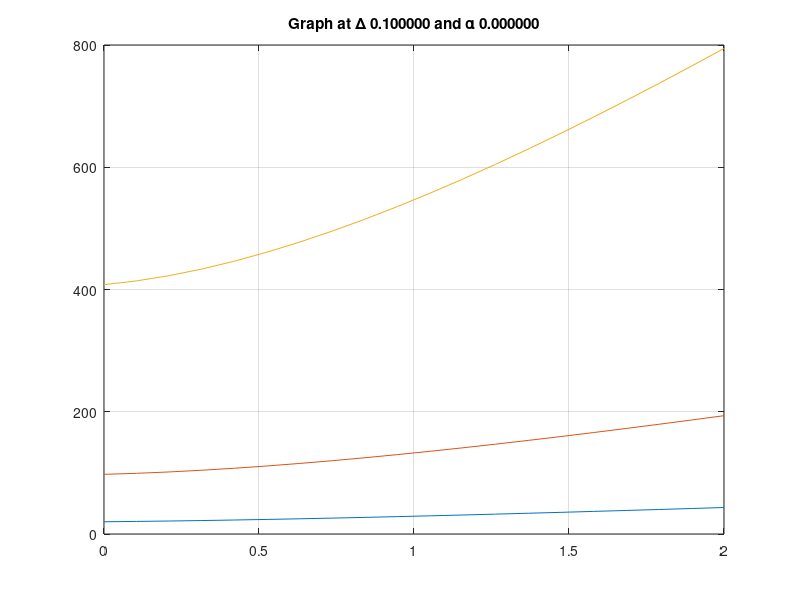

MATLAB code for this plot:
clc;
clear;
alpha = 0;
mu = [0.2 0.5 0.7];
Sigma_T = [0.5; 0.8; 1];
Sigma_S = [0.1 0.3 0.1; 0 0.1 0.3; 0 0.1 0.3];
Qe = [1.5; 0; 0.2];
delta = .1;

x_i = 0;
x_f = 2;
n = (x_f-x_i)/delta;

x_forward = linspace(x_i,x_f,n);

Psi_half = zeros(1,n);

Psi = zeros(1,n);
S = zeros(1,n);
S_prev = zeros(1,n);
Psi_reverse = zeros(1,n);

RelativeError = 1;

for k = 1:3
PS = zeros(1,n);
PSR = zeros(1,n);
for h =1:numel(mu);
    
while RelativeError > 1e-4
    
    for i = 1:length(Psi)
        if k == 1
        Psi_half(1) = 0.5;
        else
        Psi_half(1) = 0;
        end
        S(i) = Sigma_S(k,1) * Psi(i) + Sigma_S(k,2) * Psi(i) + Sigma_S(k,3) * Psi(i) + Qe(k);
        Psi(i) = ( S(i) + (2*abs(mu)*Psi_half(i))/((1+alpha)*delta) ) / ( Sigma_T(k) + ( (2*abs(mu)) / ((1+alpha)*delta) ) );
        Psi_half(i+1) = ( (2*Psi(i)) / (1+alpha) ) - ( ( (1-alpha)/(1+alpha) ) * Psi_half(i));
    end
    
    Psi_half_reverse = fliplr(Psi_half);    
    S_reverse = fliplr(S);
    
    for i = 1:length(Psi_reverse)
        S_reverse(i) = Sigma_S(k,1) * Psi(i) + Sigma_S(k,2) * Psi(i) + Sigma_S(k,3) * Psi(i) + Qe(k);
        Psi_reverse(i) = ( S_reverse(i) + (2*abs(mu)*Psi_half_reverse(i))/((1-alpha)*delta) ) / ( Sigma_T(k) + ( (2*abs(mu)) / ((1-alpha)*delta) ) );
        Psi_half_reverse(i+1) = ( (2*Psi_reverse(i)) / (1-alpha) ) - ( ( (1+alpha)/(1-alpha) ) * Psi_half_reverse(i));
    end
    
    
    Diff = abs(S_prev - S);
    AE = 0;
    for i = 1:length(Diff)
        AE = AE + (Diff(i))^2;
    end
    AbsoluteError = sqrt(AE);
    
    Denominator = 0;
    for i = 1:length(S)
        Denominator = Denominator + (S(i))^2;
    end
    Den = sqrt(Denominator);
    
    RelativeError = AbsoluteError/Denominator;
    S_prev = S;
end

PS = PS + Psi;
PSR = PSR + Psi_reverse;
Psi = PS;

end

Psi = PS + PSR;
plot(x_forward, Psi)
hold on
str = sprintf('Graph at \\Delta %f and \\alpha %f', delta, alpha);
grid on
title(str);
end
